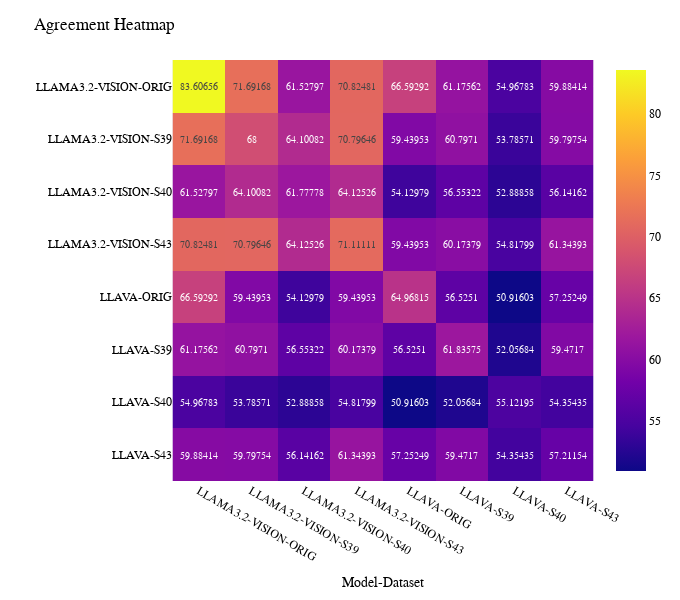

Write notebook code for a chart like this one.
### Code cell
import plotly.express as px
# Plot agreement rates
fig = px.imshow(
    heatmap, 
    text_auto=True,
    width=680, 
    height=600,
    )

fig.update_layout(
    # paper_bgcolor='rgba(0,0,0,0)',
    # plot_bgcolor='rgba(0,0,0,0)',
    title=f"Agreement Heatmap",
    xaxis_title="Model-Dataset",
    yaxis_title="",
    font=dict(
        family="Courier New, monospace",
        color="Black"
    )
    #     size=20,
    # )
)

os.makedirs("./figures", exist_ok=True)
fig.write_image(f"./figures/heatmap_agreement.png", scale=6)
fig.show()

### Figure 1 — Plotly figure (JSON) as saved in the notebook; plotly's stock layout.template omitted (floating-point values rounded to 4 significant figures)
{"data": [{"coloraxis": "coloraxis", "hovertemplate": "Model 2: %{x}<br>Model 1: %{y}<br>color: %{z}<extra></extra>", "name": "0", "texttemplate": "%{z}", "type": "heatmap", "x": ["LLAMA3.2-VISION-ORIG", "LLAMA3.2-VISION-S39", "LLAMA3.2-VISION-S40", "LLAMA3.2-VISION-S43", "LLAVA-ORIG", "LLAVA-S39", "LLAVA-S40", "LLAVA-S43"], "xaxis": "x", "y": ["LLAMA3.2-VISION-ORIG", "LLAMA3.2-VISION-S39", "LLAMA3.2-VISION-S40", "LLAMA3.2-VISION-S43", "LLAVA-ORIG", "LLAVA-S39", "LLAVA-S40", "LLAVA-S43"], "yaxis": "y", "z": [[83.61, 71.69, 61.53, 70.82, 66.59, 61.18, 54.97, 59.88], [71.69, 68, 64.1, 70.8, 59.44, 60.8, 53.79, 59.8], [61.53, 64.1, 61.78, 64.13, 54.13, 56.55, 52.89, 56.14], [70.82, 70.8, 64.13, 71.11, 59.44, 60.17, 54.82, 61.34], [66.59, 59.44, 54.13, 59.44, 64.97, 56.53, 50.92, 57.25], [61.18, 60.8, 56.55, 60.17, 56.53, 61.84, 52.06, 59.47], [54.97, 53.79, 52.89, 54.82, 50.92, 52.06, 55.12, 54.35], [59.88, 59.8, 56.14, 61.34, 57.25, 59.47, 54.35, 57.21]]}], "layout": {"coloraxis": {"colorscale": [[0, "#0d0887"], [0.1111, "#46039f"], [0.2222, "#7201a8"], [0.3333, "#9c179e"], [0.4444, "#bd3786"], [0.5556, "#d8576b"], [0.6667, "#ed7953"], [0.7778, "#fb9f3a"], [0.8889, "#fdca26"], [1, "#f0f921"]]}, "font": {"color": "Black", "family": "Courier New, monospace"}, "height": 600, "margin": {"t": 60}, "title": {"text": "Agreement Heatmap"}, "width": 680, "xaxis": {"anchor": "y", "constrain": "domain", "domain": [0, 1], "scaleanchor": "y", "title": {"text": "Model-Dataset"}}, "yaxis": {"anchor": "x", "autorange": "reversed", "constrain": "domain", "domain": [0, 1], "title": {"text": ""}}}}
